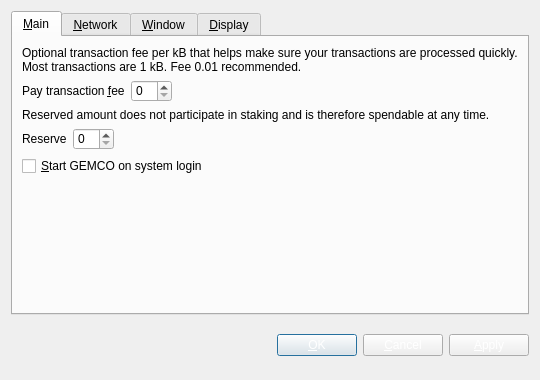
<?xml version="1.0" encoding="UTF-8"?>
<ui version="4.0">
 <class>OptionsDialog</class>
 <widget class="QDialog" name="OptionsDialog">
  <property name="geometry">
   <rect>
    <x>0</x>
    <y>0</y>
    <width>540</width>
    <height>380</height>
   </rect>
  </property>
  <property name="windowTitle">
   <string>Options</string>
  </property>
  <property name="styleSheet">
   <string notr="true">background-image: url(:/images/bg2);
color: rgb(255, 255, 255);</string>
  </property>
  <property name="modal">
   <bool>true</bool>
  </property>
  <layout class="QVBoxLayout" name="verticalLayout">
   <item>
    <widget class="QTabWidget" name="tabWidget">
     <property name="styleSheet">
      <string notr="true">color: rgb(0, 0, 0);</string>
     </property>
     <property name="tabPosition">
      <enum>QTabWidget::North</enum>
     </property>
     <property name="currentIndex">
      <number>0</number>
     </property>
     <widget class="QWidget" name="tabMain">
      <attribute name="title">
       <string>&amp;Main</string>
      </attribute>
      <layout class="QVBoxLayout" name="verticalLayout_Main">
       <item>
        <widget class="QLabel" name="transactionFeeInfoLabel">
         <property name="text">
          <string>Optional transaction fee per kB that helps make sure your transactions are processed quickly. Most transactions are 1 kB. Fee 0.01 recommended.</string>
         </property>
         <property name="textFormat">
          <enum>Qt::PlainText</enum>
         </property>
         <property name="wordWrap">
          <bool>true</bool>
         </property>
        </widget>
       </item>
       <item>
        <layout class="QHBoxLayout" name="horizontalLayoutFee">
         <item>
          <widget class="QLabel" name="transactionFeeLabel">
           <property name="text">
            <string>Pay transaction &amp;fee</string>
           </property>
           <property name="textFormat">
            <enum>Qt::PlainText</enum>
           </property>
           <property name="buddy">
            <cstring>transactionFee</cstring>
           </property>
          </widget>
         </item>
         <item>
          <widget class="BitcoinAmountField" name="transactionFee"/>
         </item>
         <item>
          <spacer name="horizontalSpacerFee">
           <property name="orientation">
            <enum>Qt::Horizontal</enum>
           </property>
           <property name="sizeHint" stdset="0">
            <size>
             <width>40</width>
             <height>20</height>
            </size>
           </property>
          </spacer>
         </item>
        </layout>
       </item>
       <item>
        <widget class="QLabel" name="reserveBalanceInfoLabel">
         <property name="text">
          <string>Reserved amount does not participate in staking and is therefore spendable at any time.</string>
         </property>
         <property name="textFormat">
          <enum>Qt::PlainText</enum>
         </property>
         <property name="wordWrap">
          <bool>true</bool>
         </property>
        </widget>
       </item>
       <item>
        <layout class="QHBoxLayout" name="horizontalLayoutReserveBalance">
         <item>
          <widget class="QLabel" name="reserveBalanceLabel">
           <property name="text">
            <string>Reserve</string>
           </property>
           <property name="textFormat">
            <enum>Qt::PlainText</enum>
           </property>
           <property name="buddy">
            <cstring>reserveBalance</cstring>
           </property>
          </widget>
         </item>
         <item>
          <widget class="BitcoinAmountField" name="reserveBalance"/>
         </item>
         <item>
          <spacer name="horizontalSpacerReserveBalance">
           <property name="orientation">
            <enum>Qt::Horizontal</enum>
           </property>
           <property name="sizeHint" stdset="0">
            <size>
             <width>40</width>
             <height>20</height>
            </size>
           </property>
          </spacer>
         </item>
        </layout>
       </item>
       <item>
        <widget class="QCheckBox" name="bitcoinAtStartup">
         <property name="toolTip">
          <string>Automatically start GEMCO after logging in to the system.</string>
         </property>
         <property name="text">
          <string>&amp;Start GEMCO on system login</string>
         </property>
        </widget>
       </item>
       <item>
        <spacer name="verticalSpacer_Main">
         <property name="orientation">
          <enum>Qt::Vertical</enum>
         </property>
         <property name="sizeHint" stdset="0">
          <size>
           <width>20</width>
           <height>40</height>
          </size>
         </property>
        </spacer>
       </item>
      </layout>
     </widget>
     <widget class="QWidget" name="tabNetwork">
      <attribute name="title">
       <string>&amp;Network</string>
      </attribute>
      <layout class="QVBoxLayout" name="verticalLayout_Network">
       <item>
        <widget class="QCheckBox" name="mapPortUpnp">
         <property name="toolTip">
          <string>Automatically open the GEMCO client port on the router. This only works when your router supports UPnP and it is enabled.</string>
         </property>
         <property name="text">
          <string>Map port using &amp;UPnP</string>
         </property>
        </widget>
       </item>
       <item>
        <widget class="QCheckBox" name="connectSocks">
         <property name="toolTip">
          <string>Connect to the GEMCO network through a SOCKS proxy (e.g. when connecting through Tor).</string>
         </property>
         <property name="text">
          <string>&amp;Connect through SOCKS proxy:</string>
         </property>
        </widget>
       </item>
       <item>
        <layout class="QHBoxLayout" name="horizontalLayout_Network">
         <item>
          <widget class="QLabel" name="proxyIpLabel">
           <property name="text">
            <string>Proxy &amp;IP:</string>
           </property>
           <property name="textFormat">
            <enum>Qt::PlainText</enum>
           </property>
           <property name="buddy">
            <cstring>proxyIp</cstring>
           </property>
          </widget>
         </item>
         <item>
          <widget class="QValidatedLineEdit" name="proxyIp">
           <property name="maximumSize">
            <size>
             <width>140</width>
             <height>16777215</height>
            </size>
           </property>
           <property name="toolTip">
            <string>IP address of the proxy (e.g. 127.0.0.1)</string>
           </property>
          </widget>
         </item>
         <item>
          <widget class="QLabel" name="proxyPortLabel">
           <property name="text">
            <string>&amp;Port:</string>
           </property>
           <property name="textFormat">
            <enum>Qt::PlainText</enum>
           </property>
           <property name="buddy">
            <cstring>proxyPort</cstring>
           </property>
          </widget>
         </item>
         <item>
          <widget class="QLineEdit" name="proxyPort">
           <property name="maximumSize">
            <size>
             <width>55</width>
             <height>16777215</height>
            </size>
           </property>
           <property name="toolTip">
            <string>Port of the proxy (e.g. 9050)</string>
           </property>
          </widget>
         </item>
         <item>
          <widget class="QLabel" name="socksVersionLabel">
           <property name="text">
            <string>SOCKS &amp;Version:</string>
           </property>
           <property name="textFormat">
            <enum>Qt::PlainText</enum>
           </property>
           <property name="buddy">
            <cstring>socksVersion</cstring>
           </property>
          </widget>
         </item>
         <item>
          <widget class="QValueComboBox" name="socksVersion">
           <property name="toolTip">
            <string>SOCKS version of the proxy (e.g. 5)</string>
           </property>
          </widget>
         </item>
         <item>
          <spacer name="horizontalSpacer_Network">
           <property name="orientation">
            <enum>Qt::Horizontal</enum>
           </property>
           <property name="sizeHint" stdset="0">
            <size>
             <width>40</width>
             <height>20</height>
            </size>
           </property>
          </spacer>
         </item>
        </layout>
       </item>
       <item>
        <spacer name="verticalSpacer_Network">
         <property name="orientation">
          <enum>Qt::Vertical</enum>
         </property>
         <property name="sizeHint" stdset="0">
          <size>
           <width>20</width>
           <height>40</height>
          </size>
         </property>
        </spacer>
       </item>
      </layout>
     </widget>
     <widget class="QWidget" name="tabWindow">
      <attribute name="title">
       <string>&amp;Window</string>
      </attribute>
      <layout class="QVBoxLayout" name="verticalLayout_Window">
       <item>
        <widget class="QCheckBox" name="minimizeToTray">
         <property name="toolTip">
          <string>Show only a tray icon after minimizing the window.</string>
         </property>
         <property name="text">
          <string>&amp;Minimize to the tray instead of the taskbar</string>
         </property>
        </widget>
       </item>
       <item>
        <widget class="QCheckBox" name="minimizeOnClose">
         <property name="toolTip">
          <string>Minimize instead of exit the application when the window is closed. When this option is enabled, the application will be closed only after selecting Quit in the menu.</string>
         </property>
         <property name="text">
          <string>M&amp;inimize on close</string>
         </property>
        </widget>
       </item>
       <item>
        <spacer name="verticalSpacer_Window">
         <property name="orientation">
          <enum>Qt::Vertical</enum>
         </property>
         <property name="sizeHint" stdset="0">
          <size>
           <width>20</width>
           <height>40</height>
          </size>
         </property>
        </spacer>
       </item>
      </layout>
     </widget>
     <widget class="QWidget" name="tabDisplay">
      <attribute name="title">
       <string>&amp;Display</string>
      </attribute>
      <layout class="QVBoxLayout" name="verticalLayout_Display">
       <item>
        <layout class="QHBoxLayout" name="horizontalLayout_1_Display">
         <item>
          <widget class="QLabel" name="langLabel">
           <property name="text">
            <string>User Interface &amp;language:</string>
           </property>
           <property name="textFormat">
            <enum>Qt::PlainText</enum>
           </property>
           <property name="buddy">
            <cstring>lang</cstring>
           </property>
          </widget>
         </item>
         <item>
          <widget class="QValueComboBox" name="lang">
           <property name="toolTip">
            <string>The user interface language can be set here. This setting will take effect after restarting GEMCO.</string>
           </property>
          </widget>
         </item>
        </layout>
       </item>
       <item>
        <layout class="QHBoxLayout" name="horizontalLayout_2_Display">
         <item>
          <widget class="QLabel" name="unitLabel">
           <property name="text">
            <string>&amp;Unit to show amounts in:</string>
           </property>
           <property name="textFormat">
            <enum>Qt::PlainText</enum>
           </property>
           <property name="buddy">
            <cstring>unit</cstring>
           </property>
          </widget>
         </item>
         <item>
          <widget class="QValueComboBox" name="unit">
           <property name="toolTip">
            <string>Choose the default subdivision unit to show in the interface and when sending coins.</string>
           </property>
          </widget>
         </item>
        </layout>
       </item>
       <item>
        <widget class="QCheckBox" name="displayAddresses">
         <property name="toolTip">
          <string>Whether to show GEMCO addresses in the transaction list or not.</string>
         </property>
         <property name="text">
          <string>&amp;Display addresses in transaction list</string>
         </property>
        </widget>
       </item>
       <item>
        <widget class="QCheckBox" name="coinControlFeatures">
         <property name="toolTip">
          <string>Whether to show coin control features or not.</string>
         </property>
         <property name="text">
          <string>Display coin &amp;control features (experts only!)</string>
         </property>
        </widget>
       </item>
       <item>
        <spacer name="verticalSpacer_Display">
         <property name="orientation">
          <enum>Qt::Vertical</enum>
         </property>
         <property name="sizeHint" stdset="0">
          <size>
           <width>20</width>
           <height>40</height>
          </size>
         </property>
        </spacer>
       </item>
      </layout>
     </widget>
    </widget>
   </item>
   <item>
    <layout class="QHBoxLayout" name="horizontalLayout_Buttons">
     <item>
      <spacer name="horizontalSpacer_1">
       <property name="orientation">
        <enum>Qt::Horizontal</enum>
       </property>
       <property name="sizeHint" stdset="0">
        <size>
         <width>40</width>
         <height>48</height>
        </size>
       </property>
      </spacer>
     </item>
     <item>
      <widget class="QLabel" name="statusLabel">
       <property name="font">
        <font>
         <weight>75</weight>
         <bold>true</bold>
        </font>
       </property>
       <property name="text">
        <string/>
       </property>
       <property name="textFormat">
        <enum>Qt::PlainText</enum>
       </property>
       <property name="wordWrap">
        <bool>true</bool>
       </property>
      </widget>
     </item>
     <item>
      <spacer name="horizontalSpacer_2">
       <property name="orientation">
        <enum>Qt::Horizontal</enum>
       </property>
       <property name="sizeHint" stdset="0">
        <size>
         <width>40</width>
         <height>48</height>
        </size>
       </property>
      </spacer>
     </item>
     <item>
      <widget class="QPushButton" name="okButton">
       <property name="text">
        <string>&amp;OK</string>
       </property>
      </widget>
     </item>
     <item>
      <widget class="QPushButton" name="cancelButton">
       <property name="text">
        <string>&amp;Cancel</string>
       </property>
       <property name="autoDefault">
        <bool>false</bool>
       </property>
      </widget>
     </item>
     <item>
      <widget class="QPushButton" name="applyButton">
       <property name="text">
        <string>&amp;Apply</string>
       </property>
       <property name="autoDefault">
        <bool>false</bool>
       </property>
      </widget>
     </item>
    </layout>
   </item>
  </layout>
 </widget>
 <customwidgets>
  <customwidget>
   <class>BitcoinAmountField</class>
   <extends>QSpinBox</extends>
   <header>bitcoinamountfield.h</header>
   <container>1</container>
  </customwidget>
  <customwidget>
   <class>QValueComboBox</class>
   <extends>QComboBox</extends>
   <header>qvaluecombobox.h</header>
  </customwidget>
  <customwidget>
   <class>QValidatedLineEdit</class>
   <extends>QLineEdit</extends>
   <header>qvalidatedlineedit.h</header>
  </customwidget>
 </customwidgets>
 <resources/>
 <connections/>
</ui>
